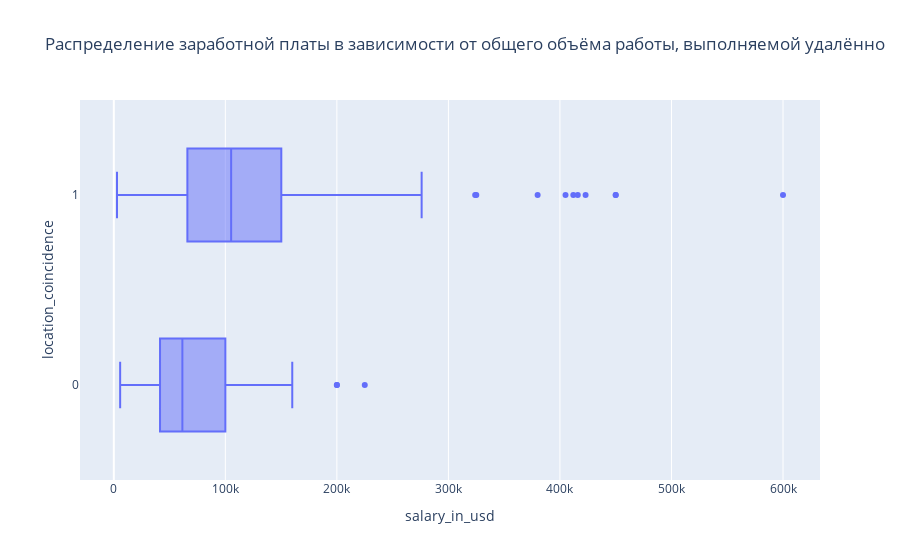

Notebook code cell kept with this figure:
### Markdown cell above
Сотрудников, не проживающих в стране расположения головного офиса или филиала, менее 10%

### Code cell
data['location_coincidence'] = data['location_coincidence'].astype('object')

fig_8=px.box(data, x='salary_in_usd', y='location_coincidence', 
             title='Распределение заработной платы в зависимости от общего объёма работы, выполняемой удалённо'
             )
fig_8.show()

### Figure 1 — Plotly figure (JSON) as saved in the notebook; plotly's stock layout.template omitted (floating-point values rounded to 4 significant figures; data arrays with more than 128 entries replaced by an {"elided": "..."} marker saying what was removed)
{"data": [{"alignmentgroup": "True", "hovertemplate": "salary_in_usd=%{x}<br>location_coincidence=%{y}<extra></extra>", "legendgroup": "", "marker": {"color": "#636efa"}, "name": "", "notched": false, "offsetgroup": "", "orientation": "h", "showlegend": false, "type": "box", "x": {"elided": "607 int values"}, "x0": " ", "xaxis": "x", "y": {"elided": "607 int values"}, "y0": " ", "yaxis": "y"}], "layout": {"boxmode": "group", "legend": {"tracegroupgap": 0}, "title": {"text": "Распределение заработной платы в зависимости от общего объёма работы, выполняемой удалённо"}, "xaxis": {"anchor": "y", "domain": [0, 1], "title": {"text": "salary_in_usd"}}, "yaxis": {"anchor": "x", "domain": [0, 1], "title": {"text": "location_coincidence"}}}}
